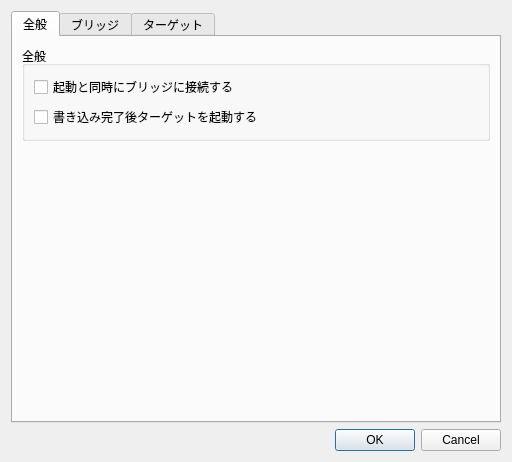
<?xml version="1.0" encoding="UTF-8"?>
<ui version="4.0">
 <class>ConfigDialog</class>
 <widget class="QDialog" name="ConfigDialog">
  <property name="geometry">
   <rect>
    <x>0</x>
    <y>0</y>
    <width>512</width>
    <height>439</height>
   </rect>
  </property>
  <property name="windowTitle">
   <string>Dialog</string>
  </property>
  <layout class="QGridLayout" name="gridLayout_5">
   <item row="0" column="0">
    <widget class="QTabWidget" name="tabWidget">
     <property name="currentIndex">
      <number>0</number>
     </property>
     <widget class="QWidget" name="tab_3">
      <attribute name="title">
       <string>全般</string>
      </attribute>
      <layout class="QGridLayout" name="gridLayout_13">
       <item row="0" column="0">
        <widget class="QGroupBox" name="groupBox_5">
         <property name="title">
          <string>全般</string>
         </property>
         <layout class="QGridLayout" name="gridLayout_17">
          <item row="0" column="0">
           <layout class="QGridLayout" name="gridLayout_16">
            <item row="0" column="0">
             <widget class="QCheckBox" name="chkConnectOnBoot">
              <property name="text">
               <string>起動と同時にブリッジに接続する</string>
              </property>
             </widget>
            </item>
            <item row="1" column="0">
             <widget class="QCheckBox" name="chkExecTargetAfterWriting">
              <property name="text">
               <string>書き込み完了後ターゲットを起動する</string>
              </property>
             </widget>
            </item>
           </layout>
          </item>
         </layout>
        </widget>
       </item>
       <item row="1" column="0">
        <layout class="QGridLayout" name="gridLayout_4"/>
       </item>
       <item row="2" column="0">
        <spacer name="verticalSpacer_3">
         <property name="orientation">
          <enum>Qt::Vertical</enum>
         </property>
         <property name="sizeHint" stdset="0">
          <size>
           <width>20</width>
           <height>40</height>
          </size>
         </property>
        </spacer>
       </item>
      </layout>
     </widget>
     <widget class="QWidget" name="tab">
      <attribute name="title">
       <string>ブリッジ</string>
      </attribute>
      <layout class="QGridLayout" name="gridLayout_8">
       <item row="0" column="0">
        <layout class="QGridLayout" name="gridLayout_7">
         <item row="0" column="0">
          <widget class="QGroupBox" name="groupBox_3">
           <property name="title">
            <string>シリアルポート</string>
           </property>
           <layout class="QGridLayout" name="gridLayout_9">
            <item row="0" column="0">
             <layout class="QGridLayout" name="gridLayout">
              <item row="2" column="2">
               <spacer name="horizontalSpacer">
                <property name="orientation">
                 <enum>Qt::Horizontal</enum>
                </property>
                <property name="sizeHint" stdset="0">
                 <size>
                  <width>40</width>
                  <height>20</height>
                 </size>
                </property>
               </spacer>
              </item>
              <item row="1" column="0">
               <widget class="QLabel" name="label_2">
                <property name="text">
                 <string>COMポート　　　　　</string>
                </property>
               </widget>
              </item>
              <item row="2" column="1">
               <widget class="QComboBox" name="cmbSynchMode"/>
              </item>
              <item row="3" column="1">
               <widget class="QComboBox" name="cmbBaudRate"/>
              </item>
              <item row="3" column="0">
               <widget class="QLabel" name="label_3">
                <property name="text">
                 <string>通信速度</string>
                </property>
               </widget>
              </item>
              <item row="2" column="0">
               <widget class="QLabel" name="label">
                <property name="text">
                 <string>通信方式</string>
                </property>
               </widget>
              </item>
              <item row="1" column="1">
               <widget class="QComboBox" name="cmbComPort"/>
              </item>
             </layout>
            </item>
            <item row="1" column="0">
             <widget class="QGroupBox" name="groupBox">
              <property name="title">
               <string>SPIディレイ</string>
              </property>
              <layout class="QGridLayout" name="gridLayout_6">
               <item row="1" column="1">
                <widget class="QLineEdit" name="edtASyncDelay"/>
               </item>
               <item row="0" column="1">
                <widget class="QLineEdit" name="edtSPIDelay"/>
               </item>
               <item row="0" column="2">
                <widget class="QLabel" name="label_7">
                 <property name="text">
                  <string>マイクロ秒/bit</string>
                 </property>
                </widget>
               </item>
               <item row="1" column="2">
                <widget class="QLabel" name="label_11">
                 <property name="text">
                  <string>マイクロ秒/bit</string>
                 </property>
                </widget>
               </item>
               <item row="0" column="0">
                <widget class="QLabel" name="label_5">
                 <property name="text">
                  <string>SPIモード</string>
                 </property>
                </widget>
               </item>
               <item row="1" column="0">
                <widget class="QLabel" name="label_4">
                 <property name="text">
                  <string>調歩同期モード</string>
                 </property>
                </widget>
               </item>
              </layout>
             </widget>
            </item>
           </layout>
          </widget>
         </item>
        </layout>
       </item>
       <item row="1" column="0">
        <spacer name="verticalSpacer">
         <property name="orientation">
          <enum>Qt::Vertical</enum>
         </property>
         <property name="sizeHint" stdset="0">
          <size>
           <width>20</width>
           <height>40</height>
          </size>
         </property>
        </spacer>
       </item>
      </layout>
     </widget>
     <widget class="QWidget" name="tab_2">
      <attribute name="title">
       <string>ターゲット</string>
      </attribute>
      <layout class="QGridLayout" name="gridLayout_11">
       <item row="0" column="0">
        <layout class="QGridLayout" name="gridLayout_10">
         <item row="0" column="0">
          <widget class="QGroupBox" name="groupBox_4">
           <property name="title">
            <string>ブリッジ-ターゲット間通信</string>
           </property>
           <layout class="QGridLayout" name="gridLayout_2">
            <item row="0" column="0">
             <layout class="QGridLayout" name="gridLayout_12">
              <item row="0" column="0">
               <widget class="QLabel" name="label_16">
                <property name="text">
                 <string>改行コード</string>
                </property>
               </widget>
              </item>
              <item row="0" column="1">
               <widget class="QComboBox" name="cmbNewLine"/>
              </item>
              <item row="0" column="3">
               <spacer name="horizontalSpacer_3">
                <property name="orientation">
                 <enum>Qt::Horizontal</enum>
                </property>
                <property name="sizeHint" stdset="0">
                 <size>
                  <width>40</width>
                  <height>20</height>
                 </size>
                </property>
               </spacer>
              </item>
             </layout>
            </item>
           </layout>
          </widget>
         </item>
        </layout>
       </item>
       <item row="2" column="0">
        <spacer name="verticalSpacer_2">
         <property name="orientation">
          <enum>Qt::Vertical</enum>
         </property>
         <property name="sizeType">
          <enum>QSizePolicy::Minimum</enum>
         </property>
         <property name="sizeHint" stdset="0">
          <size>
           <width>20</width>
           <height>40</height>
          </size>
         </property>
        </spacer>
       </item>
       <item row="1" column="0">
        <widget class="QGroupBox" name="groupBox_6">
         <property name="title">
          <string>ピン</string>
         </property>
         <layout class="QGridLayout" name="gridLayout_18">
          <item row="0" column="0">
           <layout class="QGridLayout" name="gridLayout_3" rowstretch="0,0,0,0,0,0,0">
            <item row="3" column="0">
             <widget class="QLabel" name="label_9">
              <property name="text">
               <string>PORTB,2</string>
              </property>
             </widget>
            </item>
            <item row="2" column="3">
             <widget class="QComboBox" name="cmbPB1Init"/>
            </item>
            <item row="3" column="3">
             <widget class="QComboBox" name="cmbPB2Init"/>
            </item>
            <item row="1" column="1">
             <widget class="QLineEdit" name="edtPinName0"/>
            </item>
            <item row="1" column="2">
             <widget class="QComboBox" name="cmbPB0Func"/>
            </item>
            <item row="3" column="2">
             <widget class="QComboBox" name="cmbPB2Func"/>
            </item>
            <item row="0" column="1">
             <widget class="QLabel" name="label_15">
              <property name="text">
               <string>名称</string>
              </property>
             </widget>
            </item>
            <item row="0" column="2">
             <widget class="QLabel" name="label_14">
              <property name="text">
               <string>機能</string>
              </property>
             </widget>
            </item>
            <item row="1" column="3">
             <widget class="QComboBox" name="cmbPB0Init"/>
            </item>
            <item row="4" column="1">
             <widget class="QLineEdit" name="edtPinName3"/>
            </item>
            <item row="1" column="0">
             <widget class="QLabel" name="label_6">
              <property name="text">
               <string>PORTB,0</string>
              </property>
             </widget>
            </item>
            <item row="2" column="0">
             <widget class="QLabel" name="label_8">
              <property name="text">
               <string>PORTB,1</string>
              </property>
             </widget>
            </item>
            <item row="2" column="2">
             <widget class="QComboBox" name="cmbPB1Func"/>
            </item>
            <item row="4" column="0">
             <widget class="QLabel" name="label_10">
              <property name="text">
               <string>PORTB,3</string>
              </property>
             </widget>
            </item>
            <item row="6" column="1">
             <widget class="QLineEdit" name="edtPinName5"/>
            </item>
            <item row="4" column="3">
             <widget class="QComboBox" name="cmbPB3Init"/>
            </item>
            <item row="0" column="3">
             <widget class="QLabel" name="label_12">
              <property name="text">
               <string>初期値</string>
              </property>
             </widget>
            </item>
            <item row="4" column="2">
             <widget class="QComboBox" name="cmbPB3Func"/>
            </item>
            <item row="1" column="4">
             <widget class="QComboBox" name="cmbPB0Pushed"/>
            </item>
            <item row="2" column="4">
             <widget class="QComboBox" name="cmbPB1Pushed"/>
            </item>
            <item row="5" column="1">
             <widget class="QLineEdit" name="edtPinName4"/>
            </item>
            <item row="4" column="4">
             <widget class="QComboBox" name="cmbPB3Pushed"/>
            </item>
            <item row="3" column="1">
             <widget class="QLineEdit" name="edtPinName2"/>
            </item>
            <item row="3" column="4">
             <widget class="QComboBox" name="cmbPB2Pushed"/>
            </item>
            <item row="0" column="4">
             <widget class="QLabel" name="label_13">
              <property name="text">
               <string>押下時</string>
              </property>
             </widget>
            </item>
            <item row="2" column="1">
             <widget class="QLineEdit" name="edtPinName1"/>
            </item>
            <item row="5" column="0">
             <widget class="QLabel" name="label_17">
              <property name="text">
               <string>DSR</string>
              </property>
             </widget>
            </item>
            <item row="6" column="0">
             <widget class="QLabel" name="label_18">
              <property name="text">
               <string>CTS</string>
              </property>
             </widget>
            </item>
           </layout>
          </item>
          <item row="1" column="0">
           <layout class="QHBoxLayout" name="horizontalLayout">
            <item>
             <widget class="QLabel" name="label_19">
              <property name="text">
               <string>読み取りインターバル</string>
              </property>
             </widget>
            </item>
            <item>
             <widget class="QLineEdit" name="edtReadInterval">
              <property name="sizePolicy">
               <sizepolicy hsizetype="Preferred" vsizetype="Fixed">
                <horstretch>0</horstretch>
                <verstretch>0</verstretch>
               </sizepolicy>
              </property>
             </widget>
            </item>
            <item>
             <widget class="QLabel" name="label_21">
              <property name="text">
               <string>ミリ秒</string>
              </property>
             </widget>
            </item>
            <item>
             <spacer name="horizontalSpacer_2">
              <property name="orientation">
               <enum>Qt::Horizontal</enum>
              </property>
              <property name="sizeHint" stdset="0">
               <size>
                <width>40</width>
                <height>20</height>
               </size>
              </property>
             </spacer>
            </item>
           </layout>
          </item>
         </layout>
        </widget>
       </item>
      </layout>
     </widget>
    </widget>
   </item>
   <item row="1" column="0">
    <widget class="QDialogButtonBox" name="btnOKCancel">
     <property name="enabled">
      <bool>true</bool>
     </property>
     <property name="orientation">
      <enum>Qt::Horizontal</enum>
     </property>
     <property name="standardButtons">
      <set>QDialogButtonBox::Cancel|QDialogButtonBox::Ok</set>
     </property>
    </widget>
   </item>
  </layout>
 </widget>
 <resources/>
 <connections>
  <connection>
   <sender>btnOKCancel</sender>
   <signal>accepted()</signal>
   <receiver>ConfigDialog</receiver>
   <slot>accept()</slot>
   <hints>
    <hint type="sourcelabel">
     <x>248</x>
     <y>254</y>
    </hint>
    <hint type="destinationlabel">
     <x>157</x>
     <y>274</y>
    </hint>
   </hints>
  </connection>
  <connection>
   <sender>btnOKCancel</sender>
   <signal>rejected()</signal>
   <receiver>ConfigDialog</receiver>
   <slot>reject()</slot>
   <hints>
    <hint type="sourcelabel">
     <x>316</x>
     <y>260</y>
    </hint>
    <hint type="destinationlabel">
     <x>286</x>
     <y>274</y>
    </hint>
   </hints>
  </connection>
 </connections>
</ui>
